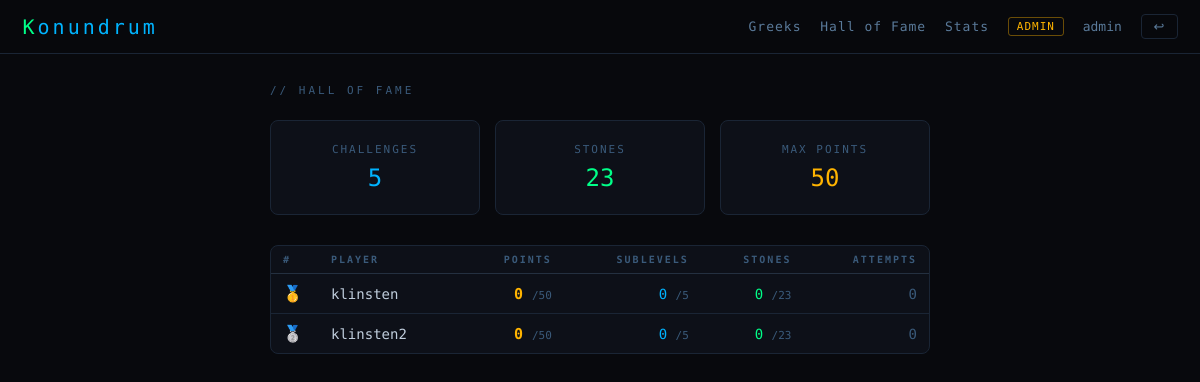
The page /hall-of-fame (signed in) on the database its author committed.
### tables this page shows
CREATE TABLE users (
            id            INTEGER PRIMARY KEY AUTOINCREMENT,
            username      TEXT UNIQUE NOT NULL,
            password_hash TEXT NOT NULL,
            is_admin      INTEGER DEFAULT 0,
            created_at    TEXT DEFAULT (datetime('now'))
        , email TEXT NOT NULL DEFAULT '', email_confirmed INTEGER DEFAULT 0, confirm_token TEXT DEFAULT NULL, country TEXT DEFAULT '');

### app.py (the view)
@app.route("/hall-of-fame")
@login_required
def hall_of_fame():
    ranking     = db.get_hall_of_fame()
    total_ch    = db.count_all_challenges()
    total_stones= len(db.get_all_stones())
    total_pts   = db.total_possible_points()
    return render_template("hall_of_fame.html", ranking=ranking,
                           total_ch=total_ch, total_stones=total_stones, total_pts=total_pts)

### app.py (called while the page is built)
def login_required(f):
    @wraps(f)
    def inner(*args, **kwargs):
        if "user_id" not in session:
            return redirect(url_for("login"))
        return f(*args, **kwargs)
    return inner

### database.py (called while the page is built)
def get_db():
    conn = sqlite3.connect(DB_PATH)
    conn.row_factory = sqlite3.Row
    conn.execute("PRAGMA foreign_keys = ON")
    return conn

def get_all_stones():
    conn = get_db()
    try:
        return conn.execute("SELECT * FROM stones ORDER BY row,col").fetchall()
    finally:
        conn.close()

def count_all_challenges():
    conn = get_db()
    try:
        return conn.execute("SELECT COUNT(*) FROM challenges").fetchone()[0]
    finally:
        conn.close()

def total_possible_points():
    conn = get_db()
    try:
        r = conn.execute("SELECT SUM(points) FROM challenges").fetchone()[0]
        return r or 0
    finally:
        conn.close()

def get_hall_of_fame():
    conn = get_db()
    try:
        return conn.execute("""
            SELECT u.username,
                   COALESCE(SUM(ua.points_earned),0) AS total_points,
                   COALESCE(SUM(ua.solved),0)        AS solved_challenges,
                   COALESCE(us.solved_stones,0)      AS solved_stones,
                   COALESCE(SUM(ua.attempts),0)      AS total_attempts
            FROM users u
            LEFT JOIN user_attempts ua ON ua.user_id = u.id
            LEFT JOIN (SELECT user_id, COUNT(*) AS solved_stones FROM user_stones GROUP BY user_id) us
                   ON us.user_id = u.id
            WHERE u.is_admin = 0
            GROUP BY u.id
            ORDER BY total_points DESC, solved_challenges DESC
        """).fetchall()
    finally:
        conn.close()

### templates/hall_of_fame.html (shortened to what this page needs)
{% extends "base.html" %}
{% block body %}
<div class="page" style="max-width:720px;">
  <div class="page-title">// HALL OF FAME</div>
  <div style="display:grid;grid-template-columns:1fr 1fr 1fr;gap:1rem;margin-bottom:2rem;">
    <div class="card" style="text-align:center;">
      <div style="font-family:var(--mono);font-size:11px;color:var(--dim);letter-spacing:2px;margin-bottom:.5rem;">CHALLENGES</div>
      <div style="font-family:var(--mono);font-size:24px;color:var(--blue);">{{ total_ch }}</div>
    </div>
    <div class="card" style="text-align:center;">
      <div style="font-family:var(--mono);font-size:11px;color:var(--dim);letter-spacing:2px;margin-bottom:.5rem;">STONES</div>
      <div style="font-family:var(--mono);font-size:24px;color:var(--green);">{{ total_stones }}</div>
    </div>
    <div class="card" style="text-align:center;">
      <div style="font-family:var(--mono);font-size:11px;color:var(--dim);letter-spacing:2px;margin-bottom:.5rem;">MAX POINTS</div>
      <div style="font-family:var(--mono);font-size:24px;color:var(--yellow);">{{ total_pts }}</div>
    </div>
  </div>
  {% if ranking %}
    <div class="card" style="padding:0;overflow:hidden;">
      <table class="tbl">
        <thead><tr>
          <th style="width:48px;">#</th>
          <th>Player</th>
          <th style="text-align:right;">Points</th>
          <th style="text-align:right;">Sublevels</th>
          <th style="text-align:right;">Stones</th>
          <th style="text-align:right;">Attempts</th>
        </tr></thead>
        <tbody>
        {% for r in ranking %}
          {% set rank = loop.index %}
          <tr style="{% if r.username == session.username %}background:rgba(0,180,255,.05);{% endif %}">
            <td style="font-family:var(--mono);font-size:16px;text-align:center;padding-left:.5rem;">
              {% if rank == 1 %}🥇
              {% elif rank == 2 %}🥈
              {% elif rank == 3 %}🥉
              {% else %}<span style="color:var(--dim)">{{ rank }}</span>
              {% endif %}
            </td>
            <td>
              <span style="font-family:var(--mono);font-size:14px;color:{% if r.username == session.username %}var(--blue){% else %}var(--text){% endif %};">
                {{ r.username }}
              </span>
            </td>
            <td style="text-align:right;font-family:var(--mono);font-size:15px;color:var(--yellow);font-weight:700;">
              {{ r.total_points }}
              <span style="font-size:11px;color:var(--dim);font-weight:400;">/{{ total_pts }}</span>
            </td>
            <td style="text-align:right;font-family:var(--mono);color:var(--blue);">
              {{ r.solved_challenges }}
              <span style="font-size:11px;color:var(--dim)">/{{ total_ch }}</span>
            </td>
            <td style="text-align:right;font-family:var(--mono);color:var(--green);">
              {{ r.solved_stones }}
              <span style="font-size:11px;color:var(--dim)">/{{ total_stones }}</span>
            </td>
            <td style="text-align:right;font-family:var(--mono);color:var(--dim);">
              {{ r.total_attempts }}
            </td>
          </tr>
        {% endfor %}
        </tbody>
      </table>
    </div>
  {% else %}
    <div class="card" style="text-align:center;padding:3rem;color:var(--text-dim);font-family:var(--mono);">
      No one on the leaderboard yet. Be the first!
    </div>
  {% endif %}
</div>
{% endblock %}

### templates/base.html (style rules this page uses)
*, *::before, *::after { margin:0; padding:0; box-sizing:border-box; }
:root { --bg:#08090d; --bg2:#0d1018; --bg3:#111520; --border:#1a2535; --border2:#243040; --green:#00ff88; --blue:#00b4ff; --yellow:#ffb400; --red:#ff4455; --dim:#3a5a7a; --text:#c0cedd; --text-dim:#5a7a9a; --mono:'Share Tech Mono',monospace; --sans:'Rajdhani',sans-serif; }
html { font-size:15px; }
body { background:var(--bg); color:var(--text); font-family:var(--sans); min-height:100vh; }
.page { max-width:960px; margin:0 auto; padding:2rem; }
.page-title { font-family:var(--mono); font-size:11px; letter-spacing:3px; color:var(--dim); text-transform:uppercase; margin-bottom:1.5rem; }
.card { background:var(--bg2); border:1px solid var(--border); border-radius:8px; padding:1.5rem; }
.tbl { width:100%; border-collapse:collapse; font-size:14px; }
.tbl th { font-family:var(--mono); font-size:10px; letter-spacing:2px; text-transform:uppercase; color:var(--dim); padding:8px 12px; border-bottom:1px solid var(--border2); text-align:left; }
.tbl td { padding:10px 12px; border-bottom:1px solid var(--border); vertical-align:middle; }
.tbl tr:last-child td { border-bottom:none; }

### rows shown on the page
users: username "klinsten", total_points "0", total_pts "50", solved_challenges "0", total_ch "5", solved_stones "0", total_stones "23", total_attempts "0"
users: username "klinsten2", total_points "0", total_pts "50", solved_challenges "0", total_ch "5", solved_stones "0", total_stones "23", total_attempts "0"

### other values the page prints
{{ session.username }} "admin"
{{ total_ch }} "5"
{{ total_stones }} "23"
{{ total_pts }} "50"
